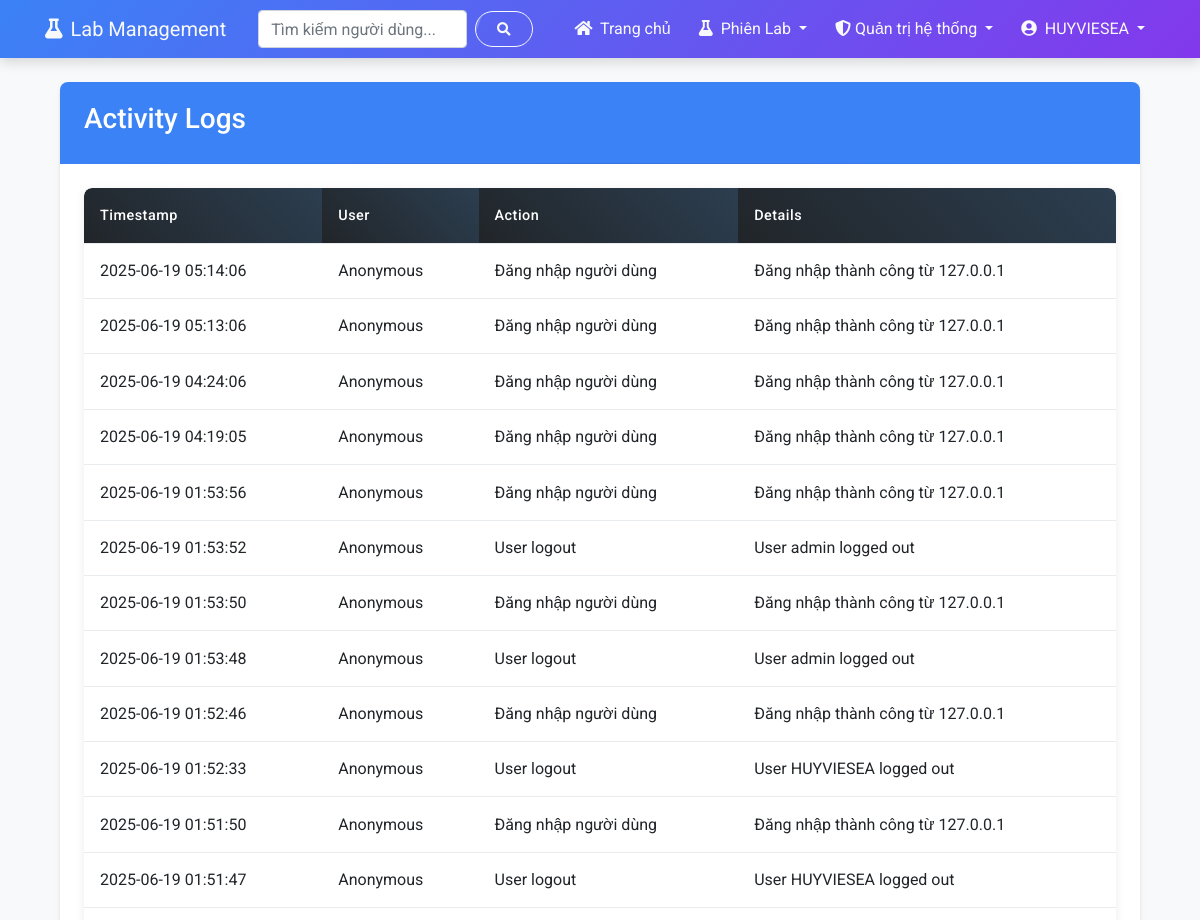
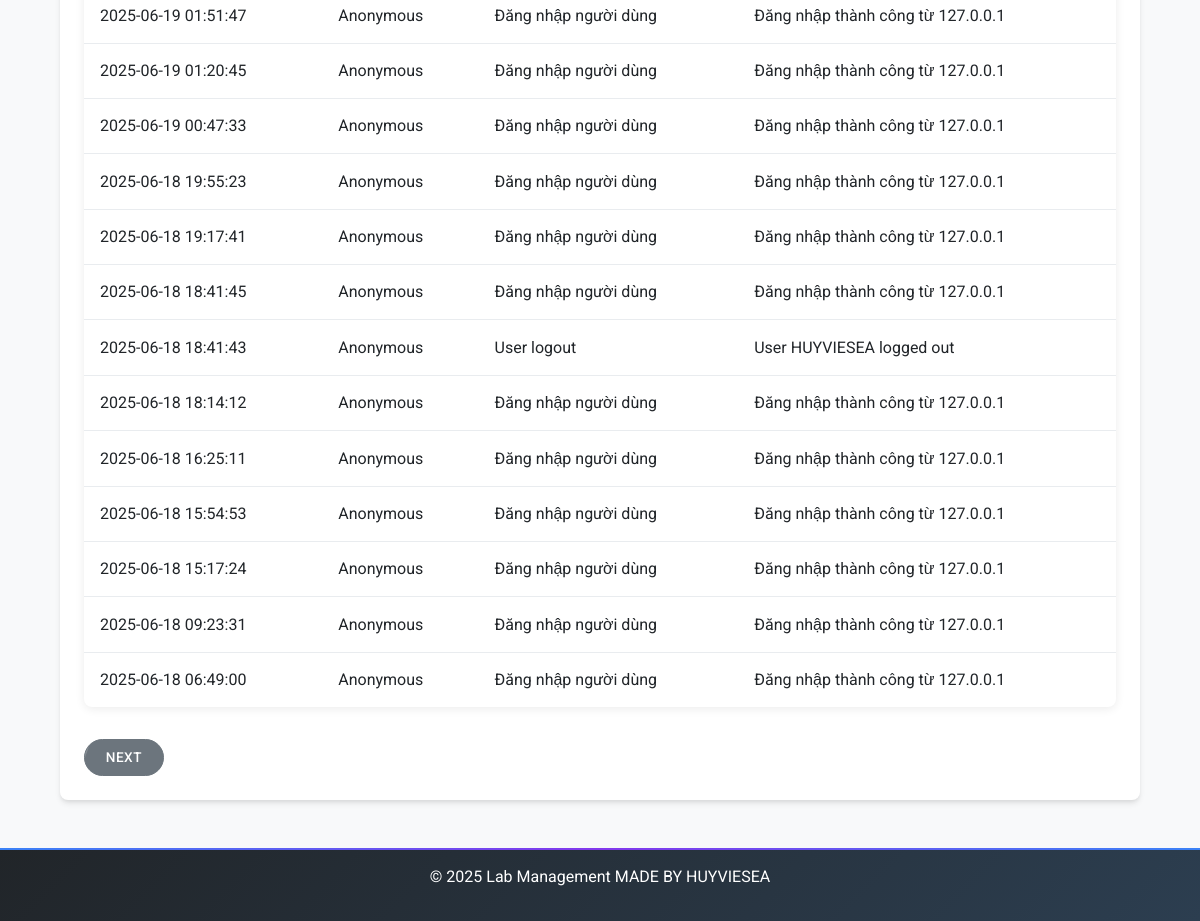
Page /admin/activity-logs (signed in) on the earlier database version (2 pictures, top to bottom).
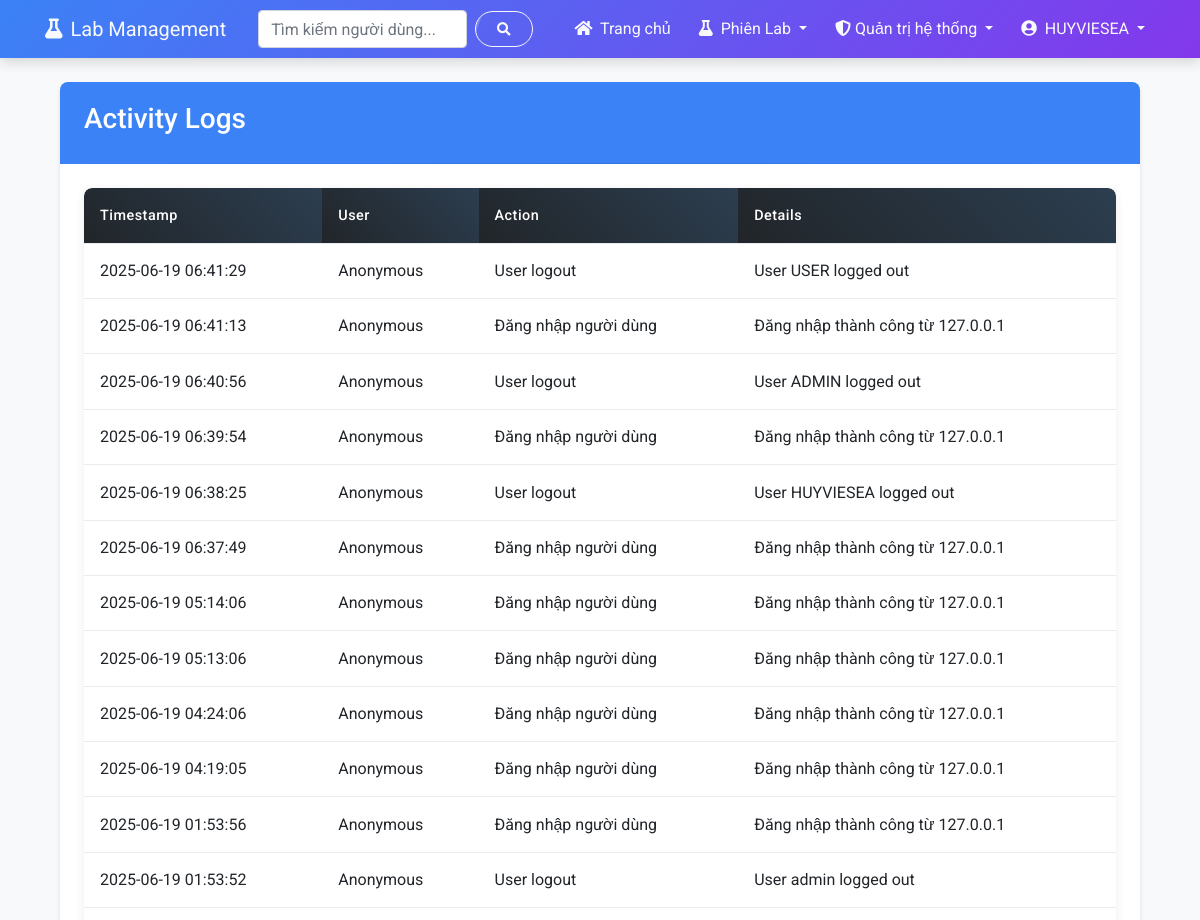
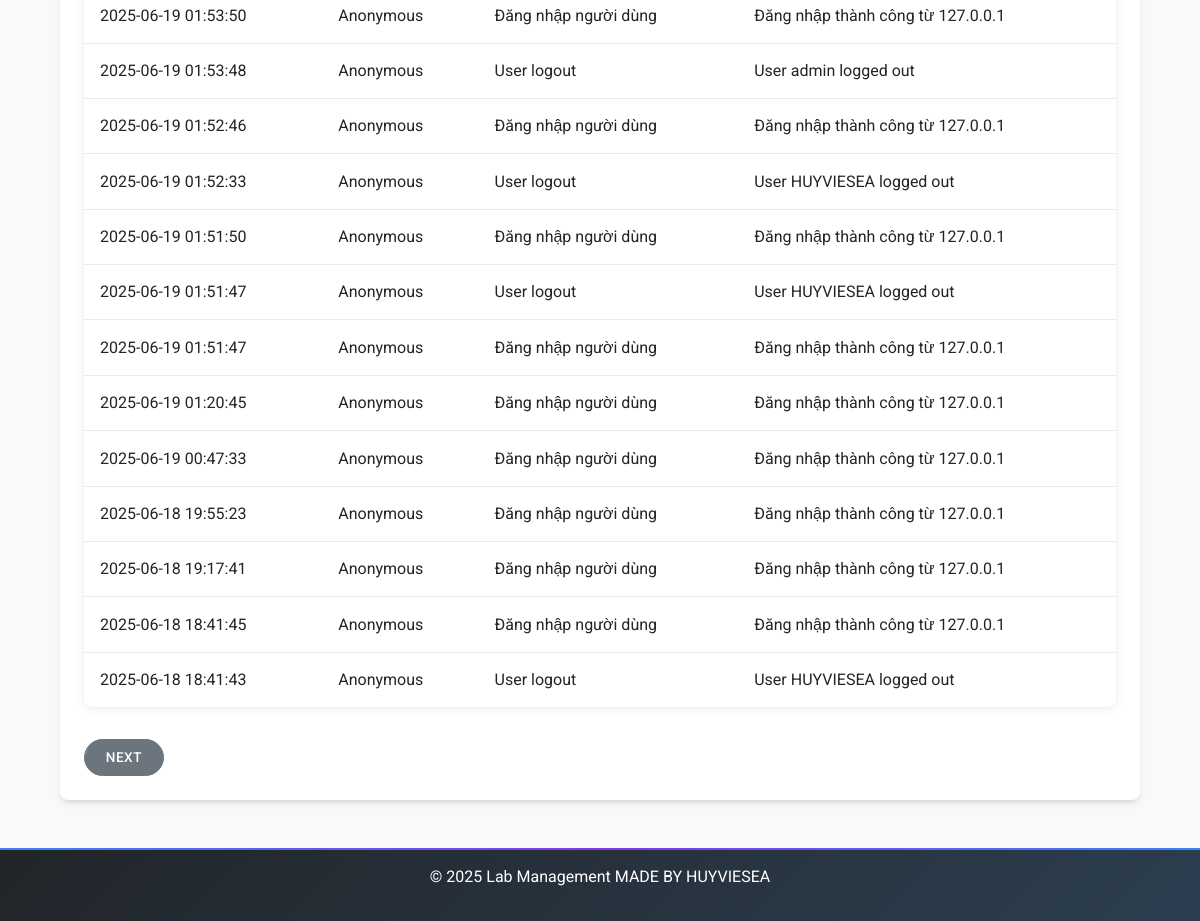
Same page on the later database version (2 pictures, top to bottom).
### app/models.py (models this page shows, shortened)
class NguoiDung(UserMixin, db.Model):
    id = db.Column(db.Integer, primary_key=True)
    ten_nguoi_dung = db.Column(db.String(80), unique=True, nullable=False)
    email = db.Column(db.String(120), unique=True, nullable=False)
    mat_khau_hash = db.Column(db.String(256))
    vai_tro = db.Column(db.String(20), default="nguoi_dung")  # quan_tri_he_thong, quan_tri_vien, nguoi_dung
    ngay_tao = db.Column(db.DateTime, default=datetime.utcnow)
    last_seen = db.Column(db.DateTime, default=datetime.utcnow)
    bio = db.Column(db.Text, nullable=True)  # Thêm trường bio cho giới thiệu bản thân
    reset_token = db.Column(db.String(100), nullable=True)
    reset_token_expiry = db.Column(db.Integer, nullable=True)  # Unix timestamp    # Flask compatibility helpers for legacy code and templates
    def is_admin(self):
        return self.vai_tro in ["quan_tri_vien", "quan_tri_he_thong"]
    def is_admin_manager(self):
        return self.vai_tro == "quan_tri_he_thong"

class NhatKyHoatDong(db.Model):
    id = db.Column(db.Integer, primary_key=True)
    nguoi_dung_ma = db.Column(db.Integer, db.ForeignKey("nguoi_dung.id"), nullable=True)
    nguoi_dung = db.relationship("NguoiDung", backref="nhat_ky")
    hanh_dong = db.Column(db.String(128), nullable=False)
    chi_tiet = db.Column(db.Text, nullable=True)
    dia_chi_ip = db.Column(db.String(45), nullable=True)
    thoi_gian = db.Column(db.DateTime, default=datetime.utcnow)

### app/routes/admin.py (the view)
@admin_bp.route('/activity-logs')
@admin_bp.route('/activity-logs/<int:page>')
@login_required
@admin_required
@cached_route(timeout=120, key_prefix='admin_activity_logs')
def activity_logs(page=1):
    per_page = CaiDatHeThong.lay_gia_tri("items_per_page", 25)
    logs = NhatKyHoatDong.query.order_by(NhatKyHoatDong.thoi_gian.desc()).paginate(
        page=page, per_page=per_page, error_out=False
    )
    return render_template("admin/admin_logs.html", logs=logs)

### app/cache/cache_manager.py (called while the page is built, shortened)
    def get_cache(self) -> Optional[Any]:
        if self.cache:
            return self.cache
        try:
            from flask import current_app
            cache_ext = current_app.extensions.get('cache')
            if cache_ext and isinstance(cache_ext, dict):
                for cache_instance in cache_ext.keys():
                    if hasattr(cache_instance, 'get') and hasattr(cache_instance, 'set') and hasattr(cache_instance, 'delete'):
                        return cache_instance
        except Exception as e:
            logger.error(f"Error getting cache: {e}")
            return None

    def record_miss(self):
        self.metrics['misses'] += 1

    def generate_cache_key(self, prefix, *args, **kwargs):
        key_parts = [prefix]
        if hasattr(g, 'current_user') and current_user.is_authenticated:
            key_parts.append(f"user_{current_user.id}")
        for arg in args:
            if isinstance(arg, (str, int, float)):
                key_parts.append(str(arg))
            else:
                key_parts.append(hashlib.md5(str(arg).encode()).hexdigest()[:8])
        for k, v in sorted(kwargs.items()):
            key_parts.append(f"{k}_{v}")
        return "_".join(key_parts)

### app/models.py (called while the page is built)
    @staticmethod
    def lay_gia_tri(khoa, mac_dinh=None):
        setting = CaiDatHeThong.query.filter_by(khoa=khoa).first()
        if setting is None:
            return mac_dinh
        if setting.kieu == "boolean":
            return setting.gia_tri.lower() in ("true", "1", "yes")
        elif setting.kieu == "integer":
            return int(setting.gia_tri) if setting.gia_tri else 0
        elif setting.kieu == "float":
            return float(setting.gia_tri) if setting.gia_tri else 0.0
        return setting.gia_tri

### app/session_handler.py (called while the page is built)
    def init_app(self, app):
        self.app = app
        @app.before_request
        def ensure_session_consistency():
            self._ensure_session_consistency()

### app/templates/admin/admin_logs.html (shortened to what this page needs)
{% extends "index.html" %}
{% block styles %}
<link rel="stylesheet" href="{{ url_for('static', filename='css/admin_tables.css') }}">
{% endblock %}
{% block content %}
{% if current_user.is_authenticated and (current_user.is_admin() or current_user.is_admin_manager()) %}
<div class="container">
    <div class="card">
        <div class="card-header bg-primary text-white">
            <h3>Activity Logs</h3>
        </div>
        <div class="card-body">
            <div class="table-responsive">
                <table class="table admin-table">
                    <thead>
                        <tr>
                            <th class="sortable">Timestamp</th>
                            <th class="sortable">User</th>
                            <th class="sortable">Action</th>
                            <th>Details</th>
                        </tr>
                    </thead>
                    <tbody>
                        {% for log in logs.items %}
                        <tr>
                            <td>{{ log.thoi_gian.strftime('%Y-%m-%d %H:%M:%S') }}</td>
                            <td>
                                {% if log.user %}
                                    {{ log.nguoi_dung.ten_nguoi_dung }}
                                {% else %}
                                    Anonymous
                                {% endif %}
                            </td>
                            <td>{{ log.hanh_dong }}</td>
                            <td>{{ log.chi_tiet }}</td>
                        </tr>
                        {% endfor %}
                    </tbody>
                </table>
            </div>
            <div class="mt-3">
            {% if logs.has_next %}
                <a href="{{ url_for('admin.activity_logs', page=logs.next_num) }}" class="btn btn-secondary">Next</a>
                {% endif %}
            </div>
        </div>
    </div>
</div>
{% else %}
<div class="alert alert-danger mt-5">Bạn không có quyền truy cập trang này.</div>
{% endif %}
{% endblock %}

### app/templates/index.html (shortened to what this page needs)
{% extends "base.html" %}

### app/templates/base.html (shortened to what this page needs)
<!DOCTYPE html>
<html lang="vi">
<head>
    <link rel="stylesheet" href="https://cdnjs.cloudflare.com/ajax/libs/font-awesome/5.15.3/css/all.min.css">
    <link rel="stylesheet" href="https://stackpath.bootstrapcdn.com/bootstrap/4.5.2/css/bootstrap.min.css">
    <link rel="stylesheet" href="{{ url_for('static', filename='css/base.css') }}">
    <link rel="stylesheet" href="{{ url_for('static', filename='css/flash_messages.css') }}">
    <link rel="stylesheet" href="{{ url_for('static', filename='css/responsive.css') }}">
    {% block styles %}{% endblock %}
</head>
<body class="{% block body_class %}{% endblock %}">
    <nav class="navbar navbar-expand-lg navbar-dark bg-primary">
        <div class="container">
            <a class="navbar-brand" href="{{ url_for('user.dashboard') if current_user.is_authenticated else url_for('auth.login') }}">
                <i class="fas fa-flask mr-2"></i>Lab Management
            </a>
            <div class="collapse navbar-collapse" id="navbarNav">
                <form class="form-inline my-2 my-lg-0 mr-auto ml-3" method="GET" action="{{ url_for('search.search') }}">
                    <input class="form-control mr-sm-2" type="search" name="q" placeholder="Tìm kiếm người dùng..." aria-label="Search">
                    <button class="btn btn-outline-light my-2 my-sm-0" type="submit">
                        <i class="fas fa-search"></i>
                    </button>
                </form>
                <ul class="navbar-nav ml-auto">
                    {% if current_user.is_authenticated %}
                        <li class="nav-item">
                            <a class="nav-link" href="{{ url_for('user.dashboard') }}">
                                <i class="fas fa-home mr-1"></i> Trang chủ
                            </a>
                        </li>
                        <li class="nav-item dropdown">
                            <a class="nav-link dropdown-toggle" href="#" id="labSessionsDropdown" role="button" data-toggle="dropdown">
                                <i class="fas fa-flask mr-1"></i> Phiên Lab
                            </a>
                        </li>
                        {% if current_user.is_admin() %}
                        <li class="nav-item dropdown">
                            <a class="nav-link dropdown-toggle" href="#" id="adminDropdown" role="button" data-toggle="dropdown">
                                {% if current_user.is_admin_manager() %}
                                <i class="fas fa-shield-alt"></i> Quản trị hệ thống
                                {% else %}
                                <i class="fas fa-user-shield"></i> Quản trị viên
                                {% endif %}
                            </a>
                        </li>
                        {% endif %}
                        <li class="nav-item dropdown">
                            <a class="nav-link dropdown-toggle" href="#" id="userDropdown" role="button" data-toggle="dropdown">
                                <i class="fas fa-user-circle mr-1"></i> {{ current_user.ten_nguoi_dung }}
                            </a>
                        </li>
                    {% endif %}
                </ul>
            </div>
        </div>
    </nav>
    <main class="container mt-4">
        {% block content %}{% endblock %}
    </main>
    <footer class="bg-dark text-white text-center py-3 mt-5">
        <p>&copy; 2025 Lab Management MADE BY HUYVIESEA
        </p>
    </footer>
</body>
</html>

### app/static/css/base.css (style rules this page uses)
body { font-family: 'Roboto', sans-serif; background-color: var(--light-bg); color: var(--text-color); line-height: 1.6; position: relative; overflow-x: hidden; }
.navbar { background: linear-gradient(135deg, var(--primary-color), var(--secondary-color)); margin-bottom: 20px; box-shadow: 0 4px 12px rgba(0, 0, 0, 0.15); border: none; transition: var(--transition); }
.navbar-dark .navbar-brand, .navbar-dark .navbar-nav .nav-link { color: var(--text-light); transition: var(--transition); }
.navbar-nav { align-items: center; }
.navbar-nav .nav-item { padding: 0 2px; }
.navbar-nav .nav-link { white-space: nowrap; }
.navbar-nav .nav-item { margin-left: 2px; }
.navbar-nav .nav-link { padding: 0.5rem 0.75rem; white-space: nowrap; }
.card { margin-bottom: 24px; border: none; border-radius: var(--border-radius); box-shadow: var(--box-shadow); transition: var(--transition); overflow: hidden; background: #ffffff; position: relative; }
.card-header { font-weight: 500; border-bottom: none; padding: 1.25rem 1.5rem; position: relative; z-index: 1; }
.card-header:after { content: ''; position: absolute; bottom: 0; left: 0; width: 100%; height: 1px; background: linear-gradient(to right, transparent, rgba(0, 0, 0, 0.1), transparent); }
.card-body { padding: 1.5rem; }
.btn { border-radius: 50px; padding: 0.5rem 1.5rem; transition: var(--transition); font-weight: 500; text-transform: uppercase; font-size: 0.85rem; letter-spacing: 0.5px; position: relative; overflow: hidden; }
.btn:after { content: ''; position: absolute; top: 0; left: -100%; width: 100%; height: 100%; background: rgba(255, 255, 255, 0.2); transform: skewX(-20deg); transition: all 0.6s ease; }
.table { box-shadow: var(--box-shadow); border-radius: var(--border-radius); overflow: hidden; margin-bottom: 2rem; }
.table thead th { background: linear-gradient(45deg, var(--dark-bg), #2c3e50); color: var(--text-light); border: none; padding: 1rem; font-weight: 500; }
.table td { padding: 1rem; vertical-align: middle; border-top: 1px solid #e9ecef; }
footer { background: linear-gradient(135deg, var(--dark-bg), #2c3e50); color: var(--text-light); padding: 2rem 0; margin-top: 3rem; position: relative; overflow: hidden; }
footer:before { content: ''; position: absolute; top: 0; left: 0; width: 100%; height: 2px; background: linear-gradient(to right, var(--primary-color), var(--secondary-color), var(--primary-color)); }

### app/static/css/responsive.css (style rules this page uses)
:root { --breakpoint-xs: 0; --breakpoint-sm: 576px; --breakpoint-md: 768px; --breakpoint-lg: 992px; --breakpoint-xl: 1200px; }
html { font-size: 15px; scroll-behavior: smooth; }
body { overflow-x: hidden; width: 100%; min-height: 100vh; }
.container { width: 100%; padding-right: 15px; padding-left: 15px; margin-right: auto; margin-left: auto; }
@media (min-width: 576px) { html { font-size: 16px; } }
@media (min-width: 576px) { .container { max-width: 540px; } }
@media (min-width: 576px) { input, select, textarea { font-size: 0.95rem; padding: 0.6rem; } }
@media (min-width: 576px) { .btn { padding: 0.45rem 1.3rem; } }
@media (min-width: 576px) { .table td, .table th { padding: 0.8rem; } }
@media (min-width: 576px) { .card { margin-bottom: 1.5rem; } }
@media (min-width: 768px) { .container { max-width: 720px; } }
@media (min-width: 768px) { .navbar-nav { flex-direction: row; } }
@media (min-width: 768px) { .navbar-nav .nav-item { margin-left: 0.5rem; } }
@media (min-width: 768px) { .container, .form-container, .overlay-panel { transition: all 0.6s ease-in-out; } }
@media (min-width: 768px) { .admin-table thead th { padding: 1rem; font-size: 0.9rem; } }
@media (min-width: 992px) { .container { max-width: 960px; } }
@media (min-width: 992px) { .navbar-expand-lg .navbar-nav { flex-direction: row; } }
@media (min-width: 992px) { button, a, .card, .btn { transition: all 0.3s cubic-bezier(0.25, 0.8, 0.25, 1); } }
@media (min-width: 992px) { .table-responsive { overflow: visible; } }
@media (min-width: 1200px) { .container { max-width: 1140px; } }

Differences in the rows shown:
no longer on this page (row unchanged): NhatKyHoatDong: thoi_gian "2025-06-18 18:14:12", hanh_dong "Đăng nhập người dùng", chi_tiet "Đăng nhập thành công từ 127.0.0.1"
no longer on this page (row unchanged): NhatKyHoatDong: thoi_gian "2025-06-18 16:25:11", hanh_dong "Đăng nhập người dùng", chi_tiet "Đăng nhập thành công từ 127.0.0.1"
no longer on this page (row unchanged): NhatKyHoatDong: thoi_gian "2025-06-18 15:54:53", hanh_dong "Đăng nhập người dùng", chi_tiet "Đăng nhập thành công từ 127.0.0.1"
no longer on this page (row unchanged): NhatKyHoatDong: thoi_gian "2025-06-18 15:17:24", hanh_dong "Đăng nhập người dùng", chi_tiet "Đăng nhập thành công từ 127.0.0.1"
no longer on this page (row unchanged): NhatKyHoatDong: thoi_gian "2025-06-18 09:23:31", hanh_dong "Đăng nhập người dùng", chi_tiet "Đăng nhập thành công từ 127.0.0.1"
no longer on this page (row unchanged): NhatKyHoatDong: thoi_gian "2025-06-18 06:49:00", hanh_dong "Đăng nhập người dùng", chi_tiet "Đăng nhập thành công từ 127.0.0.1"
added NhatKyHoatDong: thoi_gian "2025-06-19 06:41:29", hanh_dong "User logout", chi_tiet "User USER logged out"
added NhatKyHoatDong: thoi_gian "2025-06-19 06:41:13", hanh_dong "Đăng nhập người dùng", chi_tiet "Đăng nhập thành công từ 127.0.0.1"
added NhatKyHoatDong: thoi_gian "2025-06-19 06:40:56", hanh_dong "User logout", chi_tiet "User ADMIN logged out"
added NhatKyHoatDong: thoi_gian "2025-06-19 06:39:54", hanh_dong "Đăng nhập người dùng", chi_tiet "Đăng nhập thành công từ 127.0.0.1"
added NhatKyHoatDong: thoi_gian "2025-06-19 06:38:25", hanh_dong "User logout", chi_tiet "User HUYVIESEA logged out"
added NhatKyHoatDong: thoi_gian "2025-06-19 06:37:49", hanh_dong "Đăng nhập người dùng", chi_tiet "Đăng nhập thành công từ 127.0.0.1"
